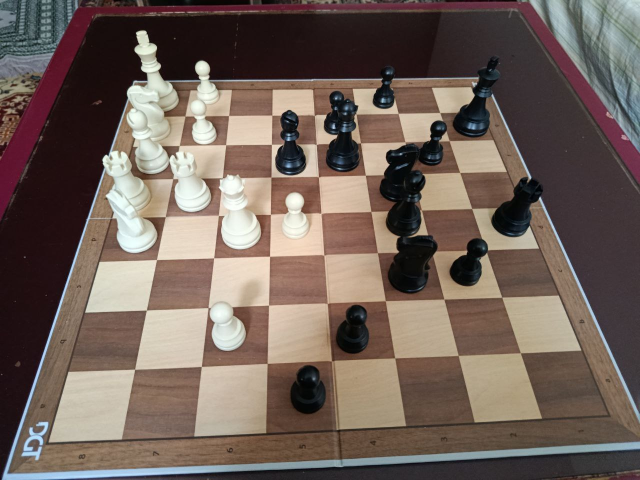
#> input picture examples/1.jpg, 1280 x 960 px, given in place of 822b59ac0759475f_jpg.rf.8b23c032ccc0fd6484f9d390cb6a2b9c.jpg, which was not available (shown at 1/2 size)
$ python detect_chessboard_corners.py
#> lines starting #> are read from the running program, lines starting #| are printed output that depends on the picture; after the words box and inside, x2 and y2 are one past the last pixel; in counts of white or black regions, pixels touching at a corner belong together; pictures that were not available may be replaced by others from this repository, and a replacement may not be noted
"""
Chessboard Corner Detection
Detects the 4 corners of a chessboard's playing area (8×8 grid, excluding annotations)
"""

import cv2
import numpy as np

# [23 lines left out: function order_corners, not called in this run]

def find_chessboard_corners(image_path, display=True):
    """
    Detect the 4 corners of a chessboard's playing area (8×8 grid only)

    Args:
        image_path: Path to the chessboard image
        display: Whether to display the result (default: True)

    Returns:
        corners: Array of 4 corner points (x, y)
        img_result: Annotated image with detected corners
    """
#> called with display = False
    # Step 1: Load the image
    print("Loading image...")
    img = cv2.imread(image_path)
#> img is the input picture: shape (960, 1280, 3); mean B, G, R 89.8, 98.2, 113.5
    if img is None:
        print(f"Error: Could not load image from {image_path}")
        return None, None

    print(f"Image loaded: {img.shape[1]}×{img.shape[0]} pixels")
#| Image loaded: 1280×960 pixels

    # Step 2: Convert to grayscale
    print("Converting to grayscale...")
    gray = cv2.cvtColor(img, cv2.COLOR_BGR2GRAY)
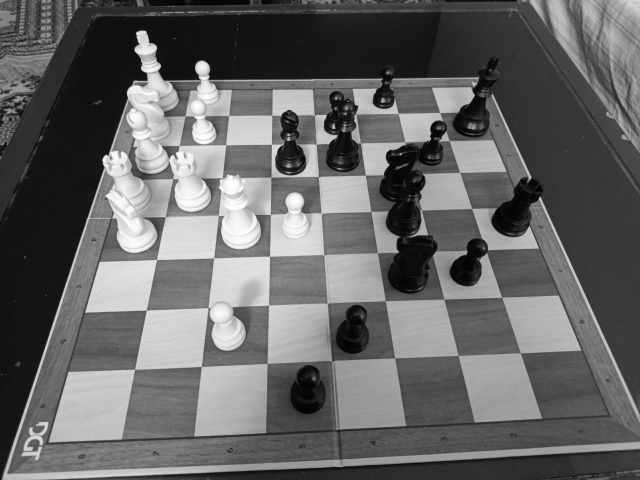
#> gray: shape (960, 1280) (shown at 1/2 size); min 0, max 254, mean 101.8

    # Step 3: Apply Gaussian blur to reduce noise
    print("Applying Gaussian blur...")
    blurred = cv2.GaussianBlur(gray, (5, 5), 0)

    # Step 4: Apply Canny edge detection
    print("Detecting edges with Canny...")
    edges = cv2.Canny(blurred, 50, 150)
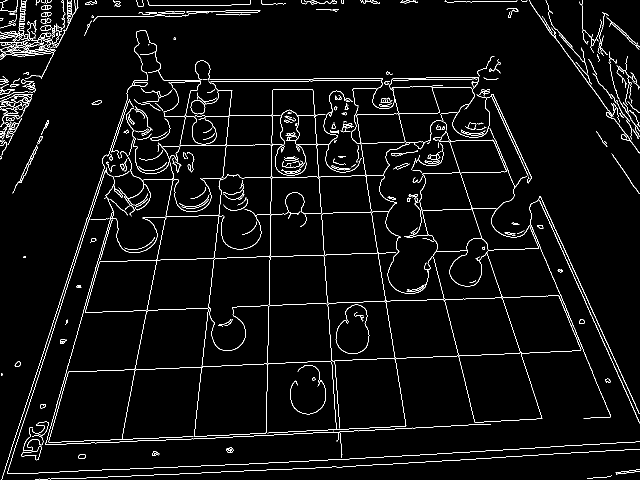
#> edges: shape (960, 1280) (shown at 1/2 size); 3.6% white in thin lines or dots

    # Optional: Dilate edges to close gaps
    kernel = np.ones((3, 3), np.uint8)
    edges = cv2.dilate(edges, kernel, iterations=2)
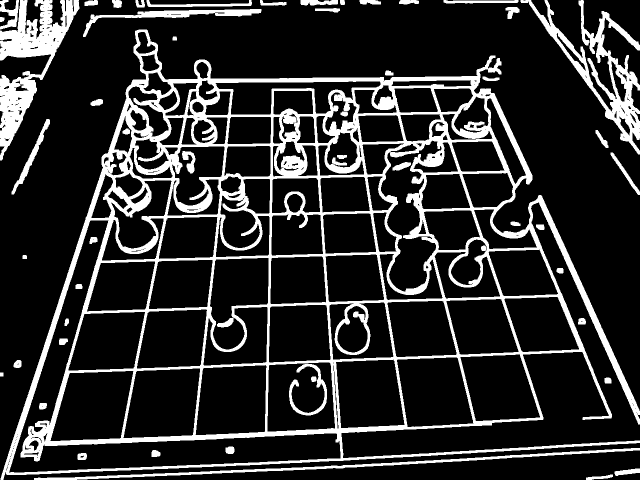
#> edges: shape (960, 1280) (shown at 1/2 size); 17.5% white; 51 white regions

    # Step 5: Find contours
    print("Finding contours...")
    contours, _ = cv2.findContours(edges, cv2.RETR_EXTERNAL, cv2.CHAIN_APPROX_SIMPLE)
#> contours = 36 contours; largest, box (x1, y1, x2, y2) and area: (1, 59, 1280, 960) 707086, (0, 0, 159, 321) 17312, (1041, 0, 1280, 309) 14957, (68, 896, 1280, 960) 5068, (166, 18, 523, 74) 3298
    print(f"Found {len(contours)} contours")
#| Found 36 contours

    if len(contours) == 0:
        print("Error: No contours found!")
        return None, None

    # Step 6: Filter contours - find largest quadrilateral
    print("\nSearching for chessboard quadrilateral...")
    img_area = img.shape[0] * img.shape[1]
#> img_area = 1228800
    best_contour = None
    best_corners = None
    max_area = 0

    for i, contour in enumerate(contours):
        area = cv2.contourArea(contour)

        # Filter by area (must be at least 20% of image, less than 90%)
        if area < 0.20 * img_area or area > 0.90 * img_area:
            continue

        # Approximate contour to polygon
        peri = cv2.arcLength(contour, True)

        # Try different epsilon values to find a quadrilateral
        for epsilon_mult in [0.01, 0.02, 0.03, 0.04, 0.05]:
            approx = cv2.approxPolyDP(contour, epsilon_mult * peri, True)

            # Check if we found exactly 4 corners (quadrilateral)
            if len(approx) == 4:
                # Check aspect ratio (should be roughly square)
                x, y, w, h = cv2.boundingRect(approx)
                aspect_ratio = float(w) / h if h > 0 else 0

                # Accept if aspect ratio is reasonable (0.5 to 2.0)
                if 0.5 <= aspect_ratio <= 2.0:
                    if area > max_area:
                        max_area = area
                        best_contour = contour
                        best_corners = approx.reshape(4, 2)
                        print(f"  Candidate {i}: Area={area:.0f} ({100*area/img_area:.1f}%), "
                              f"Aspect={aspect_ratio:.2f}, Epsilon={epsilon_mult}")
                break
#> this loop made 36 passes
#> area on passes 1, 2, 3, 4, 6, 7, 8, 9, 10, 11, 12, 13: 240, 400, 5067.5, 132.5, 187, 157, 117.5, 54, 137.5, 120.5, 601.5, 267.5
#> (contour, area) on pass 5: ([[0, 745], [0, 752], [6, 752], [6, 745]], 42)
#> after the loop, max_area = 0

    if best_corners is None:
        print("Error: Could not find a suitable quadrilateral!")
        return None, None

    # Step 7: Order the corners consistently
    print("\nOrdering corners...")
    ordered_corners = order_corners(best_corners)

    # Step 8: Print corner coordinates
    print("\n" + "="*60)
    print("DETECTED CHESSBOARD CORNERS (Playing Area 8×8)")
    print("="*60)
    labels = ['Top-left', 'Top-right', 'Bottom-right', 'Bottom-left']
    for i, (x, y) in enumerate(ordered_corners):
        print(f"{labels[i]:15s}: ({x:7.1f}, {y:7.1f})")
    print("="*60)

    # Step 9: Draw visualization
    print("\nCreating visualization...")
    img_result = img.copy()

    # Draw the contour
    cv2.drawContours(img_result, [best_contour], -1, (0, 255, 0), 3)

    # Draw corner points and labels
    colors = [(255, 0, 0), (0, 255, 0), (0, 0, 255), (255, 255, 0)]  # Blue, Green, Red, Cyan
    for i, (corner, label) in enumerate(zip(ordered_corners, labels)):
        x, y = int(corner[0]), int(corner[1])

        # Draw circle at corner
        cv2.circle(img_result, (x, y), 15, colors[i], -1)
        cv2.circle(img_result, (x, y), 18, (255, 255, 255), 2)

        # Draw label
        cv2.putText(img_result, f"{i+1}", (x - 10, y + 10),
                   cv2.FONT_HERSHEY_SIMPLEX, 1, (255, 255, 255), 2)
        cv2.putText(img_result, label, (x - 50, y - 20),
                   cv2.FONT_HERSHEY_SIMPLEX, 0.6, colors[i], 2)

    # Add title
    cv2.putText(img_result, "Chessboard Corner Detection", (20, 40),
               cv2.FONT_HERSHEY_SIMPLEX, 1.2, (0, 255, 0), 3)

    # Step 10: Display result
    if display:
        print("Displaying result... (Press any key to close)")

        # Resize if image is too large
        max_display_width = 1200
        if img_result.shape[1] > max_display_width:
            scale = max_display_width / img_result.shape[1]
            new_width = int(img_result.shape[1] * scale)
            new_height = int(img_result.shape[0] * scale)
            img_display = cv2.resize(img_result, (new_width, new_height))
        else:
            img_display = img_result

        cv2.imshow('Chessboard Corners', img_display)
        cv2.waitKey(0)
        cv2.destroyAllWindows()

    return ordered_corners, img_result, img

# [88 lines left out: functions warp_chessboard_to_square, display_before_after, not called in this run]

def main():
    """Main function"""
    # Image path - update this to your chessboard image
    image_path = r"C:\Users\ghass\OneDrive\Desktop\practice projects\chessboard to FEN\chessboard project\train\images\fa3cf2724c1648a8822b59ac0759475f_jpg.rf.8b23c032ccc0fd6484f9d390cb6a2b9c.jpg"

    print("="*60)
    print("CHESSBOARD CORNER DETECTION & PERSPECTIVE TRANSFORMATION")
    print("="*60)
    print()

    # Step 1: Detect corners
#> (the run stopped early here; a loop or call above may not have finished)

$ run again, on examples/2.5.jpg
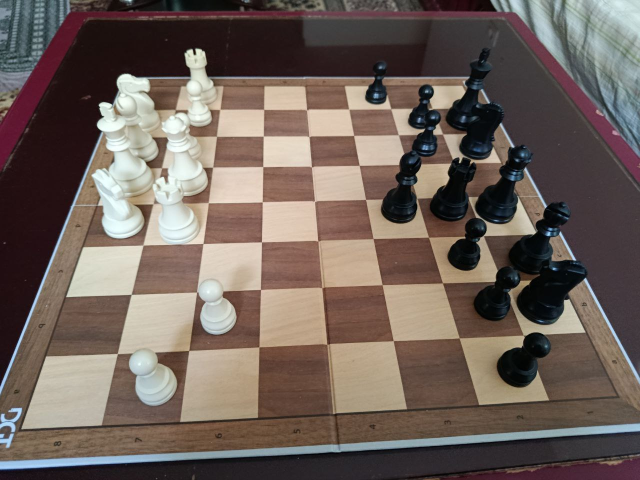
#> input picture examples/2.5.jpg, 1280 x 960 px, given in place of 822b59ac0759475f_jpg.rf.8b23c032ccc0fd6484f9d390cb6a2b9c.jpg, which was not available (shown at 1/2 size)
#> in find_chessboard_corners, img is the input picture: shape (960, 1280, 3); mean B, G, R 90.7, 98.1, 111.4
#| Image loaded: 1280×960 pixels
#> in find_chessboard_corners, `edges = cv2.dilate(edges, kernel, iterations=2)`:
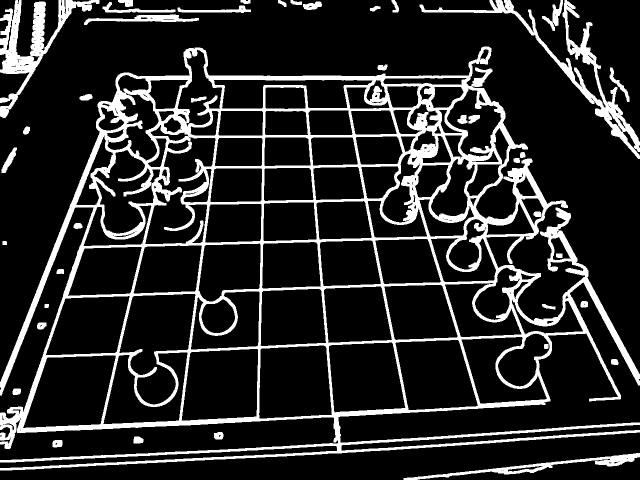
#> edges: shape (960, 1280) (shown at 1/2 size); 15.8% white; 39 white regions
#> contours = 34 contours; largest, box (x1, y1, x2, y2) and area: (0, 93, 1280, 941) 652084, (839, 0, 1280, 318) 11224, (0, 0, 199, 236) 10572, (807, 906, 1280, 960) 3936, (168, 29, 398, 50) 1712
#| Found 34 contours
#> the loop in find_chessboard_corners, `for i, contour in enumerate(contours):` made 34 passes
#> area on passes 1 to 8: 3936, 243, 214.5, 223, 171.5, 136.5, 195, 132.5
#> (printed output is left out)
#> after the loop in find_chessboard_corners, `for i, contour in enumerate(contours):`: best_contour = contour of 4084 points, box (x1, y1, x2, y2) (0, 93, 1280, 941), area 652084; best_corners = [[982, 96], [0, 940], [1279, 864], [682, 900]]; max_area = 652083.5
#> pts = [[982, 96], [1279, 864], [682, 900], [0, 940]]
#> top = [[982, 96], [1279, 864]]
#> in order_corners, `bottom = pts[2:]`: bottom = [[682, 900], [0, 940]]
#> in order_corners, `bottom = bottom[np.argsort(bottom[:, 0])]`: bottom = [[0, 940], [682, 900]]
#> ordered_corners = [[982, 96], [1279, 864], [682, 900], [0, 940]]
#> the loop in find_chessboard_corners, `for i, (x, y) in enumerate(ordered_corners):` made 4 passes
#> (printed output is left out)
#> the loop in find_chessboard_corners, `for i, (corner, label) in enumerate(zip(ordered_corners, labels)):` made 4 passes
#|   Corners shape: (4, 2)
#|   Corners dtype: float32
#> the loop in warp_chessboard_to_square, `for i, (label, corner) in enumerate(zip(labels, corners)):` made 4 passes
#> (printed output is left out)
#> M = [[0.000703, 0.000818, -0.769], [-0.000731, 0.000283, 0.691], [-6.33e-05, -0.00106, 1]]
#| [[ 7.02865109e-04  8.17788551e-04 -7.68721238e-01]
#|  [-7.31095875e-04  2.82728483e-04  6.90794214e-01]
#|  [-6.32557777e-05 -1.06255618e-03  1.00000000e+00]]
#|   Output shape: (800, 800, 3)
#> transform_matrix has the same summary as M in warp_chessboard_to_square
#> in display_before_after, `cv2.putText(comparison, "Warped (Top-Down Square)", (resized_original...`:
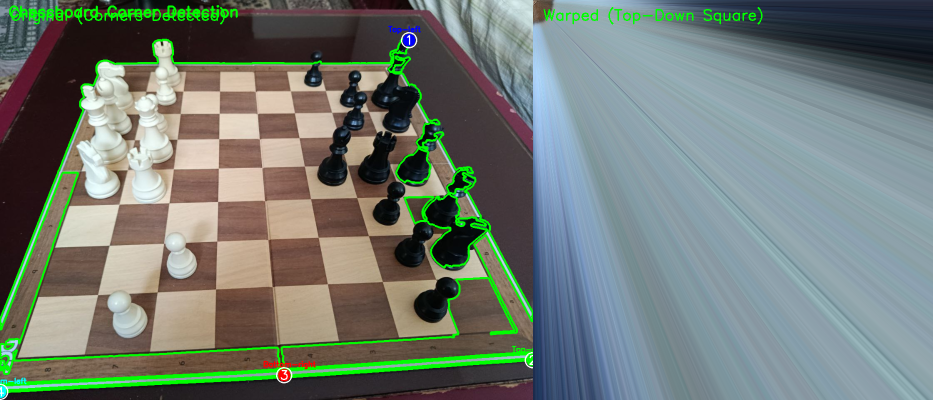
#> comparison: shape (800, 1866, 3) (shown at 1/2 size); mean B, G, R 115.9, 123.3, 113.5
